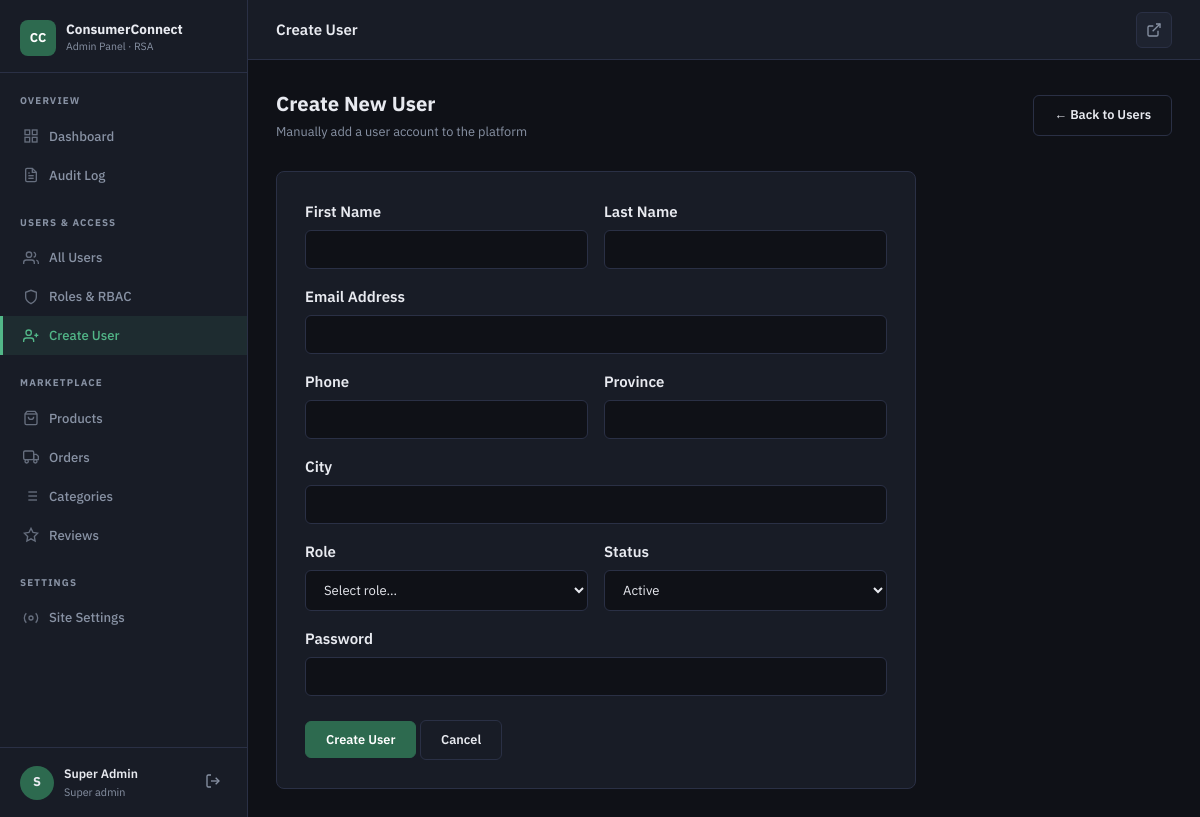
Screenshot of /Admin/user-create.php (signed in) with the database file from the repository.
### tables this page shows
CREATE TABLE users (
  id            INT UNSIGNED AUTO_INCREMENT PRIMARY KEY,
  role_id       INT UNSIGNED NOT NULL DEFAULT 5,
  first_name    VARCHAR(80) NOT NULL,
  last_name     VARCHAR(80) NOT NULL,
  email         VARCHAR(191) NOT NULL UNIQUE,
  phone         VARCHAR(20),
  password_hash VARCHAR(255) NOT NULL,
  avatar        VARCHAR(255),
  province      VARCHAR(80),
  city          VARCHAR(80),
  status        ENUM('active','suspended','pending') DEFAULT 'pending',
  verified_at   TIMESTAMP NULL,
  created_at    TIMESTAMP DEFAULT CURRENT_TIMESTAMP,
  updated_at    TIMESTAMP DEFAULT CURRENT_TIMESTAMP ON UPDATE CURRENT_TIMESTAMP,
  FOREIGN KEY (role_id) REFERENCES roles(id)
);

CREATE TABLE roles (
  id          INT UNSIGNED AUTO_INCREMENT PRIMARY KEY,
  name        VARCHAR(50) NOT NULL UNIQUE,
  description TEXT,
  created_at  TIMESTAMP DEFAULT CURRENT_TIMESTAMP
);

### auth.php (called while the page is built, shortened)
<?php
require_once __DIR__ . '/config.php';
function isLoggedIn(): bool {
    return isset($_SESSION['user_id']);
}
function currentUser(): ?array {
    static $user = null;
    if ($user === null) {
        $stmt = db()->prepare(
            'SELECT u.*, r.name AS role_name
             FROM users u JOIN roles r ON u.role_id = r.id
             WHERE u.id = ?'
        );
        $stmt->execute([$_SESSION['user_id']]);
        $user = $stmt->fetch() ?: null;
    }
    return $user;
}
function hasRole(string ...$roles): bool {
    $user = currentUser();
    return $user && in_array($user['role_name'], $roles, true);
}
function requireRole(string $redirect = '/', string ...$roles): void {
    if (!hasRole(...$roles)) {
        header('Location: ' . SITE_URL . $redirect);
        exit;
    }
}
function h(string $s): string {
    return htmlspecialchars($s, ENT_QUOTES | ENT_HTML5, 'UTF-8');
}
?>

### config.php (called while the page is built, shortened)
<?php
function db(): PDO {
    static $pdo = null;
    if ($pdo === null) {
        $dsn = sprintf(
            'mysql:host=%s;port=%s;dbname=%s;charset=%s',
            DB_HOST, DB_PORT, DB_NAME, DB_CHARSET
        );
        $options = [
            PDO::ATTR_ERRMODE            => PDO::ERRMODE_EXCEPTION,
            PDO::ATTR_DEFAULT_FETCH_MODE => PDO::FETCH_ASSOC,
            PDO::ATTR_EMULATE_PREPARES   => false,
        ];
        try {
            $pdo = new PDO($dsn, DB_USER, DB_PASS, $options);
        } catch (PDOException $e) {
            die(json_encode(['error' => 'Database connection failed: ' . $e->getMessage()]));
        }
    }
    return $pdo;
}
?>

### Admin/user-create.php (the view, shortened to what this page needs)
<?php
require_once '../auth.php';
requireRole('/', 'super_admin', 'admin');
$adminUser = currentUser();
?>
<!DOCTYPE html><html lang="en"><head>
<link rel="stylesheet" href="css/admin.css">
</head><body>
<div class="admin-layout">
<?php include __DIR__.'/sidebar.php'; ?>
<div class="main-wrap">
  <header class="topbar"><span class="topbar-title">Create User</span><div class="topbar-actions"><a href="../index.php" class="icon-btn"><svg width="16" height="16" fill="none" stroke="currentColor" stroke-width="2" viewBox="0 0 24 24"><path d="M18 13v6a2 2 0 0 1-2 2H5a2 2 0 0 1-2-2V8a2 2 0 0 1 2-2h6"/><polyline points="15 3 21 3 21 9"/><line x1="10" y1="14" x2="21" y2="3"/></svg></a></div></header>
  <div class="page-content">
    <div class="page-header"><div><div class="page-title">Create New User</div><div class="page-subtitle">Manually add a user account to the platform</div></div><a href="users.php" class="btn btn-outline">← Back to Users</a></div>
    <div class="table-card" style="padding:28px;max-width:640px">
      <form method="POST">
        <div style="display:grid;grid-template-columns:1fr 1fr;gap:16px;margin-bottom:16px">
          <div><label style="display:block;font-weight:600;margin-bottom:6px">First Name</label><input type="text" name="first_name" class="form-control" required value="<?= h($_POST['first_name']??'') ?>"></div>
          <div><label style="display:block;font-weight:600;margin-bottom:6px">Last Name</label><input type="text" name="last_name" class="form-control" required value="<?= h($_POST['last_name']??'') ?>"></div>
        </div>
        <div style="margin-bottom:16px"><label style="display:block;font-weight:600;margin-bottom:6px">Email Address</label><input type="email" name="email" class="form-control" required value="<?= h($_POST['email']??'') ?>"></div>
        <div style="display:grid;grid-template-columns:1fr 1fr;gap:16px;margin-bottom:16px">
          <div><label style="display:block;font-weight:600;margin-bottom:6px">Phone</label><input type="text" name="phone" class="form-control" value="<?= h($_POST['phone']??'') ?>"></div>
          <div><label style="display:block;font-weight:600;margin-bottom:6px">Province</label><input type="text" name="province" class="form-control" value="<?= h($_POST['province']??'') ?>"></div>
        </div>
        <div style="margin-bottom:16px"><label style="display:block;font-weight:600;margin-bottom:6px">City</label><input type="text" name="city" class="form-control" value="<?= h($_POST['city']??'') ?>"></div>
        <div style="display:grid;grid-template-columns:1fr 1fr;gap:16px;margin-bottom:16px">
          <div><label style="display:block;font-weight:600;margin-bottom:6px">Role</label>
            <select name="role_id" class="form-control" required>
              <option value="">Select role…</option>
            </select>
          </div>
          <div><label style="display:block;font-weight:600;margin-bottom:6px">Status</label>
            <select name="status" class="form-control">
              <option value="active">Active</option>
            </select>
          </div>
        </div>
        <div style="margin-bottom:24px"><label style="display:block;font-weight:600;margin-bottom:6px">Password</label><input type="password" name="password" class="form-control" required minlength="8"></div>
        <button type="submit" class="btn btn-primary">Create User</button>
        <a href="users.php" class="btn btn-outline">Cancel</a>
      </form>
    </div>
  </div>
</div></div>
<script src="js/admin.js"></script></body></html>

### Admin/sidebar.php (shortened to what this page needs)
<?php
$currentFile = basename($_SERVER['PHP_SELF']);
function navItem(string $file, string $icon, string $label, ?string $badge = null, string $currentFile = ''): string {
    $active = ($currentFile === $file) ? ' active' : '';
    $bdg = $badge ? "<span class='nav-badge'>$badge</span>" : '';
    return "<a href='$file' class='nav-item$active'>$icon <span>$label</span>$bdg</a>";
}
?>
<aside class="sidebar" id="adminSidebar">
  <div class="sidebar-brand">
    <div class="brand-icon">CC</div>
    <div>
      <div class="sidebar-brand-text">ConsumerConnect</div>
      <div class="sidebar-brand-sub">Admin Panel · RSA</div>
    </div>
  </div>
  <div class="sidebar-section-label">Overview</div>
  <?= navItem('index.php', '<svg width="16" height="16" fill="none" stroke="currentColor" stroke-width="2" viewBox="0 0 24 24"><rect x="3" y="3" width="7" height="7"/><rect x="14" y="3" width="7" height="7"/><rect x="3" y="14" width="7" height="7"/><rect x="14" y="14" width="7" height="7"/></svg>', 'Dashboard', null, $currentFile) ?>
  <?= navItem('audit-log.php', '<svg width="16" height="16" fill="none" stroke="currentColor" stroke-width="2" viewBox="0 0 24 24"><path d="M14 2H6a2 2 0 0 0-2 2v16a2 2 0 0 0 2 2h12a2 2 0 0 0 2-2V8z"/><polyline points="14 2 14 8 20 8"/><line x1="16" y1="13" x2="8" y2="13"/><line x1="16" y1="17" x2="8" y2="17"/><polyline points="10 9 9 9 8 9"/></svg>', 'Audit Log', null, $currentFile) ?>
  <div class="sidebar-section-label">Users & Access</div>
  <?= navItem('users.php', '<svg width="16" height="16" fill="none" stroke="currentColor" stroke-width="2" viewBox="0 0 24 24"><path d="M17 21v-2a4 4 0 0 0-4-4H5a4 4 0 0 0-4 4v2"/><circle cx="9" cy="7" r="4"/><path d="M23 21v-2a4 4 0 0 0-3-3.87"/><path d="M16 3.13a4 4 0 0 1 0 7.75"/></svg>', 'All Users', null, $currentFile) ?>
  <?= navItem('roles.php', '<svg width="16" height="16" fill="none" stroke="currentColor" stroke-width="2" viewBox="0 0 24 24"><path d="M12 22s8-4 8-10V5l-8-3-8 3v7c0 6 8 10 8 10z"/></svg>', 'Roles & RBAC', null, $currentFile) ?>
  <?= navItem('user-create.php', '<svg width="16" height="16" fill="none" stroke="currentColor" stroke-width="2" viewBox="0 0 24 24"><path d="M16 21v-2a4 4 0 0 0-4-4H5a4 4 0 0 0-4 4v2"/><circle cx="8.5" cy="7" r="4"/><line x1="20" y1="8" x2="20" y2="14"/><line x1="23" y1="11" x2="17" y2="11"/></svg>', 'Create User', null, $currentFile) ?>
  <div class="sidebar-section-label">Marketplace</div>
  <?= navItem('products.php', '<svg width="16" height="16" fill="none" stroke="currentColor" stroke-width="2" viewBox="0 0 24 24"><path d="M6 2L3 6v14a2 2 0 0 0 2 2h14a2 2 0 0 0 2-2V6l-3-4z"/><line x1="3" y1="6" x2="21" y2="6"/><path d="M16 10a4 4 0 0 1-8 0"/></svg>', 'Products', null, $currentFile) ?>
  <?= navItem('orders.php', '<svg width="16" height="16" fill="none" stroke="currentColor" stroke-width="2" viewBox="0 0 24 24"><rect x="1" y="3" width="15" height="13" rx="2"/><polygon points="16 8 20 8 23 11 23 16 16 16 16 8"/><circle cx="5.5" cy="18.5" r="2.5"/><circle cx="18.5" cy="18.5" r="2.5"/></svg>', 'Orders', null, $currentFile) ?>
  <?= navItem('categories.php', '<svg width="16" height="16" fill="none" stroke="currentColor" stroke-width="2" viewBox="0 0 24 24"><line x1="8" y1="6" x2="21" y2="6"/><line x1="8" y1="12" x2="21" y2="12"/><line x1="8" y1="18" x2="21" y2="18"/><line x1="3" y1="6" x2="3.01" y2="6"/><line x1="3" y1="12" x2="3.01" y2="12"/><line x1="3" y1="18" x2="3.01" y2="18"/></svg>', 'Categories', null, $currentFile) ?>
  <?= navItem('reviews.php', '<svg width="16" height="16" fill="none" stroke="currentColor" stroke-width="2" viewBox="0 0 24 24"><polygon points="12 2 15.09 8.26 22 9.27 17 14.14 18.18 21.02 12 17.77 5.82 21.02 7 14.14 2 9.27 8.91 8.26 12 2"/></svg>', 'Reviews', null, $currentFile) ?>
  <div class="sidebar-section-label">Settings</div>
  <?= navItem('settings.php', '<svg width="16" height="16" fill="none" stroke="currentColor" stroke-width="2" viewBox="0 0 24 24"><circle cx="12" cy="12" r="3"/><path d="M19.07 4.93a10 10 0 0 1 0 14.14M4.93 4.93a10 10 0 0 0 0 14.14"/></svg>', 'Site Settings', null, $currentFile) ?>
  <div class="sidebar-footer">
    <div class="sidebar-user-avatar"><?= strtoupper(substr($adminUser['first_name'],0,1)) ?></div>
    <div>
      <div class="sidebar-user-name"><?= htmlspecialchars($adminUser['first_name'].' '.$adminUser['last_name']) ?></div>
      <div class="sidebar-user-role"><?= htmlspecialchars(ucfirst(str_replace('_',' ',$adminUser['role_name']))) ?></div>
    </div>
    <form method="POST" action="../logout.php" style="margin-left:auto">
      <button class="sidebar-logout-btn" type="submit" title="Sign Out">
        <svg width="16" height="16" fill="none" stroke="currentColor" stroke-width="2" viewBox="0 0 24 24"><path d="M9 21H5a2 2 0 0 1-2-2V5a2 2 0 0 1 2-2h4"/><polyline points="16 17 21 12 16 7"/><line x1="21" y1="12" x2="9" y2="12"/></svg>
      </button>
    </form>
  </div>
</aside>

### rows the page displays
users: first_name "S", first_name+last_name "Super Admin", role.name "Super admin"

### other values shown
$label "Dashboard Audit Log All Users Roles & RBAC Create User Products Orders Categories Reviews Site Settings"
